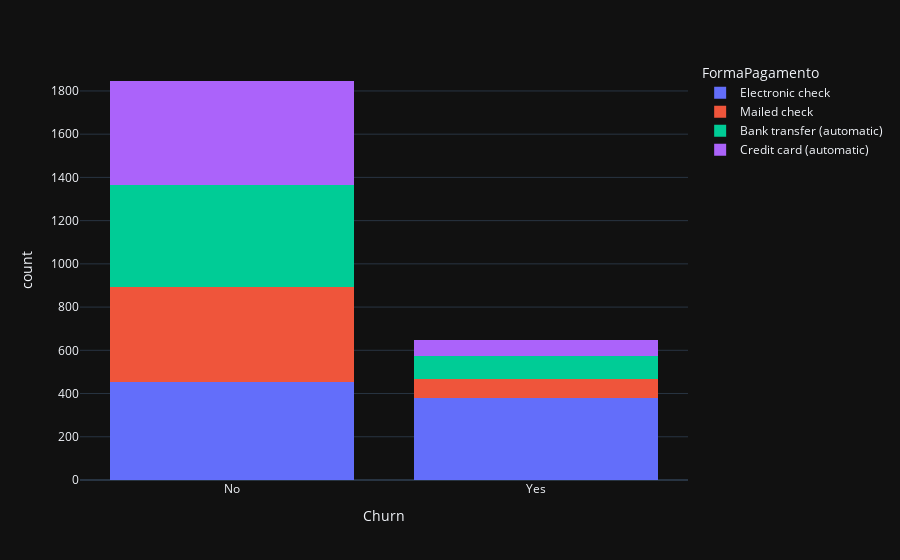

Source (notebook cell):
### Code cell
# ---------- Plotando gráfico Churn x FormaPagamento. ----------
fig = px.histogram(df, x='Churn', color='FormaPagamento', barmode='stack')
fig.show()

### Figure 1 — Plotly figure (JSON) as saved in the notebook; plotly's stock layout.template omitted (floating-point values rounded to 4 significant figures; data arrays with more than 128 entries replaced by an {"elided": "..."} marker saying what was removed)
{"data": [{"bingroup": "x", "hovertemplate": "FormaPagamento=Electronic check<br>Churn=%{x}<br>count=%{y}<extra></extra>", "legendgroup": "Electronic check", "marker": {"color": "#636efa", "pattern": {"shape": ""}}, "name": "Electronic check", "orientation": "v", "showlegend": true, "x": {"elided": "832 str values"}, "xaxis": "x", "yaxis": "y", "type": "histogram"}, {"bingroup": "x", "hovertemplate": "FormaPagamento=Mailed check<br>Churn=%{x}<br>count=%{y}<extra></extra>", "legendgroup": "Mailed check", "marker": {"color": "#EF553B", "pattern": {"shape": ""}}, "name": "Mailed check", "orientation": "v", "showlegend": true, "x": {"elided": "529 str values"}, "xaxis": "x", "yaxis": "y", "type": "histogram"}, {"bingroup": "x", "hovertemplate": "FormaPagamento=Bank transfer (automatic)<br>Churn=%{x}<br>count=%{y}<extra></extra>", "legendgroup": "Bank transfer (automatic)", "marker": {"color": "#00cc96", "pattern": {"shape": ""}}, "name": "Bank transfer (automatic)", "orientation": "v", "showlegend": true, "x": {"elided": "580 str values"}, "xaxis": "x", "yaxis": "y", "type": "histogram"}, {"bingroup": "x", "hovertemplate": "FormaPagamento=Credit card (automatic)<br>Churn=%{x}<br>count=%{y}<extra></extra>", "legendgroup": "Credit card (automatic)", "marker": {"color": "#ab63fa", "pattern": {"shape": ""}}, "name": "Credit card (automatic)", "orientation": "v", "showlegend": true, "x": {"elided": "554 str values"}, "xaxis": "x", "yaxis": "y", "type": "histogram"}], "layout": {"xaxis": {"anchor": "y", "domain": [0.0, 1.0], "title": {"text": "Churn"}}, "yaxis": {"anchor": "x", "domain": [0.0, 1.0], "title": {"text": "count"}}, "legend": {"title": {"text": "FormaPagamento"}, "tracegroupgap": 0}, "margin": {"t": 60}, "barmode": "stack"}}
